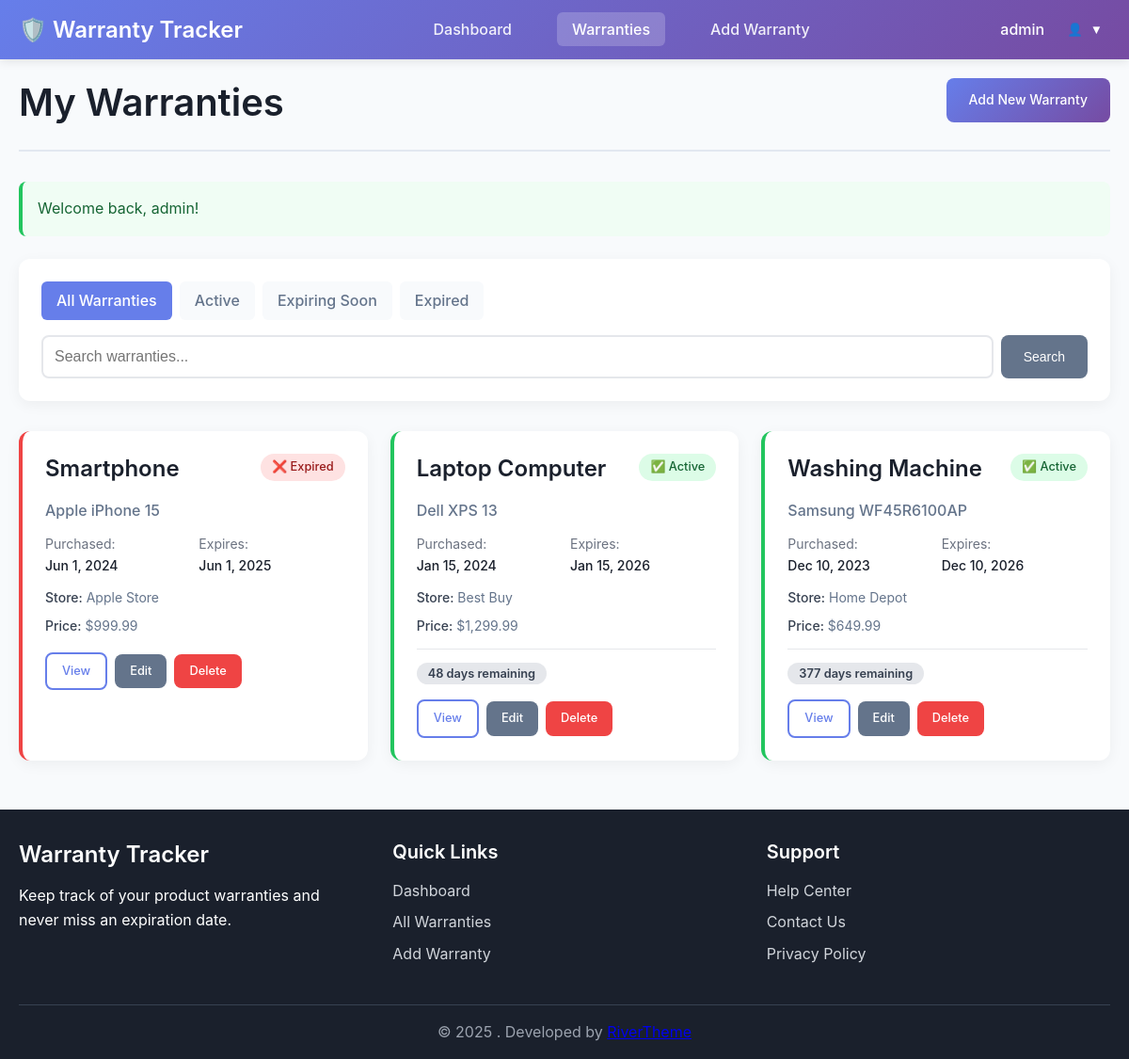
Screenshot of /pages/warranties.php (signed in) with the database file from the repository.
### tables this page shows
CREATE TABLE IF NOT EXISTS users (
    id INT AUTO_INCREMENT PRIMARY KEY,
    username VARCHAR(50) UNIQUE NOT NULL,
    email VARCHAR(100) UNIQUE NOT NULL,
    password_hash VARCHAR(255) NOT NULL,
    created_at TIMESTAMP DEFAULT CURRENT_TIMESTAMP,
    updated_at TIMESTAMP DEFAULT CURRENT_TIMESTAMP ON UPDATE CURRENT_TIMESTAMP
);

CREATE TABLE IF NOT EXISTS warranties (
    id INT AUTO_INCREMENT PRIMARY KEY,
    user_id INT NOT NULL,
    product_name VARCHAR(255) NOT NULL,
    brand VARCHAR(100),
    model VARCHAR(100),
    purchase_date DATE NOT NULL,
    warranty_period_months INT NOT NULL,
    warranty_expiry_date DATE NOT NULL,
    store_vendor VARCHAR(255),
    purchase_price DECIMAL(10,2),
    receipt_image VARCHAR(255),
    notes TEXT,
    created_at TIMESTAMP DEFAULT CURRENT_TIMESTAMP,
    updated_at TIMESTAMP DEFAULT CURRENT_TIMESTAMP ON UPDATE CURRENT_TIMESTAMP,
    FOREIGN KEY (user_id) REFERENCES users(id) ON DELETE CASCADE,
    INDEX idx_user_id (user_id),
    INDEX idx_expiry_date (warranty_expiry_date),
    INDEX idx_product_name (product_name)
);

### includes/functions.php (called while the page is built, shortened)
<?php
function getCurrentUserId() {
    return $_SESSION['user_id'] ?? null;
}
function getCurrentUser() {
    $pdo = getDBConnection();
    $stmt = $pdo->prepare("SELECT id, username, email, created_at, updated_at FROM users WHERE id = ?");
    $stmt->execute([getCurrentUserId()]);
    return $stmt->fetch();
}
function sanitizeInput($data) {
    return htmlspecialchars(trim($data), ENT_QUOTES, 'UTF-8');
}
function formatDate($date) {
    return date('M j, Y', strtotime($date));
}
function daysUntilExpiry($expiryDate) {
    try {
        $today = new DateTime();
        $expiry = new DateTime($expiryDate);
        $diff = $today->diff($expiry);
        if ($expiry < $today) {
            return -$diff->days;
        }
        return $diff->days;
    } catch (Exception $e) {
        return null;
    }
}
function getWarrantyStatus($expiryDate) {
    $daysLeft = daysUntilExpiry($expiryDate);
    if ($daysLeft === null) {
        return 'unknown';
    } elseif ($daysLeft < 0) {
        return 'expired';
    } elseif ($daysLeft <= 30) {
        return 'expiring-soon';
    } else {
        return 'active';
    }
}
function getFlashMessages() {
    $messages = $_SESSION['flash'] ?? [];
    return $messages;
}
function paginate($totalItems, $itemsPerPage, $currentPage) {
    $totalPages = ceil($totalItems / $itemsPerPage);
    $currentPage = max(1, min($currentPage, $totalPages));
    $offset = ($currentPage - 1) * $itemsPerPage;
    return [
        'total_pages' => $totalPages,
        'current_page' => $currentPage,
        'offset' => $offset,
        'items_per_page' => $itemsPerPage
    ];
}
?>

### pages/warranties.php (the view, shortened to what this page needs)
<?php
require_once '../includes/functions.php';
$userId = getCurrentUserId();
$filter = $_GET['filter'] ?? 'all';
$search = sanitizeInput($_GET['search'] ?? '');
$page = max(1, (int)($_GET['page'] ?? 1));
$itemsPerPage = 10;
$whereConditions = ["user_id = ?"];
$params = [$userId];
$whereClause = "WHERE " . implode(" AND ", $whereConditions);
try {
    $pdo = getDBConnection();
    $countSql = "SELECT COUNT(*) FROM warranties $whereClause";
    $stmt = $pdo->prepare($countSql);
    $stmt->execute($params);
    $totalItems = $stmt->fetchColumn();
    $pagination = paginate($totalItems, $itemsPerPage, $page);
    $sql = "SELECT * FROM warranties $whereClause ORDER BY warranty_expiry_date ASC LIMIT {$pagination['items_per_page']} OFFSET {$pagination['offset']}";
    $stmt = $pdo->prepare($sql);
    $stmt->execute($params);
    $warranties = $stmt->fetchAll();
} catch (Exception $e) {
    $error = 'Failed to load warranties.';
    $warranties = [];
    $pagination = ['total_pages' => 0, 'current_page' => 1];
}
?>
<!DOCTYPE html>
<html lang="en">
<head>
    <link rel="stylesheet" href="../assets/css/style.css">
</head>
<body>
    <?php include '../includes/header.php'; ?>
    <main class="main-content">
        <div class="container">
            <div class="page-header">
                <h1>My Warranties</h1>
                <div class="page-actions">
                    <a href="warranty-add.php" class="btn btn-primary">Add New Warranty</a>
                </div>
            </div>
            <?php foreach (getFlashMessages() as $message): ?>
                <div class="alert alert-<?php echo $message['type']; ?>">
                    <?php echo htmlspecialchars($message['message']); ?>
                </div>
            <?php endforeach; ?>
            <div class="filters-section">
                <div class="filter-tabs">
                    <a href="?filter=all<?php echo $search ? '&search=' . urlencode($search) : ''; ?>"
                       class="filter-tab <?php echo $filter === 'all' ? 'active' : ''; ?>">
                        All Warranties
                    </a>
                    <a href="?filter=active<?php echo $search ? '&search=' . urlencode($search) : ''; ?>"
                       class="filter-tab <?php echo $filter === 'active' ? 'active' : ''; ?>">
                        Active
                    </a>
                    <a href="?filter=expiring<?php echo $search ? '&search=' . urlencode($search) : ''; ?>"
                       class="filter-tab <?php echo $filter === 'expiring' ? 'active' : ''; ?>">
                        Expiring Soon
                    </a>
                    <a href="?filter=expired<?php echo $search ? '&search=' . urlencode($search) : ''; ?>"
                       class="filter-tab <?php echo $filter === 'expired' ? 'active' : ''; ?>">
                        Expired
                    </a>
                </div>
                <form method="GET" class="search-form">
                    <div class="search-group">
                        <input type="text" name="search" placeholder="Search warranties..."
                               value="<?php echo htmlspecialchars($search); ?>" class="search-input">
                        <button type="submit" class="btn btn-secondary">Search</button>
                    </div>
                </form>
            </div>
            <?php if (!empty($warranties)): ?>
                <div class="warranties-grid">
                    <?php foreach ($warranties as $warranty): ?>
                        <?php $status = getWarrantyStatus($warranty['warranty_expiry_date']); ?>
                        <div class="warranty-card warranty-<?php echo $status; ?>">
                            <div class="warranty-header">
                                <h3><?php echo htmlspecialchars($warranty['product_name']); ?></h3>
                                <div class="warranty-status status-<?php echo $status; ?>">
                                    <?php
                                    switch ($status) {
                                        case 'expired':
                                            echo '❌ Expired';
                                            break;
                                        default:
                                            echo '✅ Active';
                                    }
                                    ?>
                                </div>
                            </div>
                            <div class="warranty-details">
                                <?php if ($warranty['brand'] || $warranty['model']): ?>
                                    <p class="warranty-model">
                                        <?php echo htmlspecialchars(trim($warranty['brand'] . ' ' . $warranty['model'])); ?>
                                    </p>
                                <?php endif; ?>
                                <div class="warranty-dates">
                                    <div class="date-item">
                                        <span class="date-label">Purchased:</span>
                                        <span class="date-value"><?php echo formatDate($warranty['purchase_date']); ?></span>
                                    </div>
                                    <div class="date-item">
                                        <span class="date-label">Expires:</span>
                                        <span class="date-value"><?php echo formatDate($warranty['warranty_expiry_date']); ?></span>
                                    </div>
                                </div>
                                <?php if ($warranty['store_vendor']): ?>
                                    <p class="warranty-store">
                                        <span class="label">Store:</span> <?php echo htmlspecialchars($warranty['store_vendor']); ?>
                                    </p>
                                <?php endif; ?>
                                <?php if ($warranty['purchase_price'] > 0): ?>
                                    <p class="warranty-price">
                                        <span class="label">Price:</span> $<?php echo number_format($warranty['purchase_price'], 2); ?>
                                    </p>
                                <?php endif; ?>
                                <?php if ($status !== 'expired'): ?>
                                    <div class="warranty-countdown">
                                        <?php
                                        $daysLeft = daysUntilExpiry($warranty['warranty_expiry_date']);
                                        if ($daysLeft > 0) {
                                            echo "<span class='days-left'>$daysLeft days remaining</span>";
                                        }
                                        ?>
                                    </div>
                                <?php endif; ?>
                            </div>
                            <div class="warranty-actions">
                                <a href="warranty-view.php?id=<?php echo $warranty['id']; ?>" class="btn btn-sm btn-outline">View</a>
                                <a href="warranty-edit.php?id=<?php echo $warranty['id']; ?>" class="btn btn-sm btn-secondary">Edit</a>
                                <a href="warranty-delete.php?id=<?php echo $warranty['id']; ?>"
                                   class="btn btn-sm btn-danger"
                                   onclick="return confirm('Are you sure you want to delete this warranty?')">Delete</a>
                            </div>
                        </div>
                    <?php endforeach; ?>
                </div>
            <?php endif; ?>
        </div>
    </main>
    <?php include '../includes/footer.php'; ?>
</body>
</html>

### includes/header.php (shortened to what this page needs)
<?php
$currentUser = getCurrentUser();
$currentPage = basename($_SERVER['PHP_SELF']);
?>
<header class="header">
    <div class="container">
        <div class="header-content">
            <div class="logo">
                <a href="dashboard.php">
                    <h2>🛡️ Warranty Tracker</h2>
                </a>
            </div>
            <nav class="nav">
                <ul class="nav-list">
                    <li class="nav-item">
                        <a href="dashboard.php" class="nav-link <?php echo $currentPage === 'dashboard.php' ? 'active' : ''; ?>">
                            Dashboard
                        </a>
                    </li>
                    <li class="nav-item">
                        <a href="warranties.php" class="nav-link <?php echo $currentPage === 'warranties.php' ? 'active' : ''; ?>">
                            Warranties
                        </a>
                    </li>
                    <li class="nav-item">
                        <a href="warranty-add.php" class="nav-link <?php echo $currentPage === 'warranty-add.php' ? 'active' : ''; ?>">
                            Add Warranty
                        </a>
                    </li>
                </ul>
            </nav>
            <div class="user-menu">
                <div class="user-info">
                    <span class="username"><?php echo htmlspecialchars($currentUser['username']); ?></span>
                    <div class="user-dropdown">
                        <button class="user-toggle" onclick="toggleUserMenu()">
                            <span class="user-avatar">👤</span>
                            <span class="dropdown-arrow">▼</span>
                        </button>
                    </div>
                </div>
            </div>
        </div>
    </div>
</header>

### includes/footer.php
<footer class="footer">
    <div class="container">
        <div class="footer-content">
            <div class="footer-section">
                <h3>Warranty Tracker</h3>
                <p>Keep track of your product warranties and never miss an expiration date.</p>
            </div>
            <div class="footer-section">
                <h4>Quick Links</h4>
                <ul class="footer-links">
                    <li><a href="dashboard.php">Dashboard</a></li>
                    <li><a href="warranties.php">All Warranties</a></li>
                    <li><a href="warranty-add.php">Add Warranty</a></li>
                </ul>
            </div>
            <div class="footer-section">
                <h4>Support</h4>
                <ul class="footer-links">
                    <li><a href="#" onclick="alert('Feature coming soon!')">Help Center</a></li>
                    <li><a href="#" onclick="alert('Feature coming soon!')">Contact Us</a></li>
                    <li><a href="#" onclick="alert('Feature coming soon!')">Privacy Policy</a></li>
                </ul>
            </div>
        </div>
        <div class="footer-bottom">
            <div class="text-center my-2">
                <div>
                    <span>© <?php echo date('Y'); ?> .  </span>
                    <span class="text- ">Developed by </span>
                    <a href="https://rivertheme.com" class="fw-bold text-decoration-none" target="_blank" rel="noopener">RiverTheme</a>
                </div>
            </div>
        </div>
    </div>
</footer>

### rows the page displays
users: username "admin"
warranties: product_name "Smartphone", shows "❌ Expired", brand+model "Apple iPhone 15", purchase_date "Jun 1, 2024", warranty_expiry_date "Jun 1, 2025", store_vendor "Apple Store", purchase_price "999.99"
warranties: product_name "Laptop Computer", shows "✅ Active", brand+model "Dell XPS 13", purchase_date "Jan 15, 2024", warranty_expiry_date "Jan 15, 2026", store_vendor "Best Buy", purchase_price "1,299.99", warranty_expiry_date "48"
warranties: product_name "Washing Machine", shows "✅ Active", brand+model "Samsung WF45R6100AP", purchase_date "Dec 10, 2023", warranty_expiry_date "Dec 10, 2026", store_vendor "Home Depot", purchase_price "649.99", warranty_expiry_date "377"

### other values shown
$message['message'] "Welcome back, admin!"
